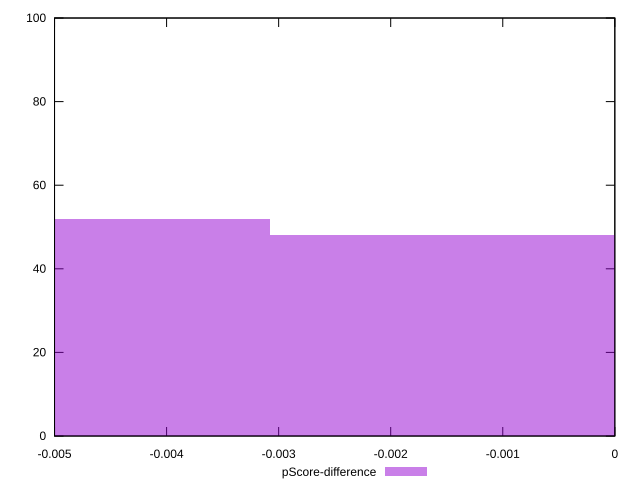

Generate this figure with gnuplot:
reset

$pScoreDifference <<EOF
-0.006146003580598222 52
0 48
EOF

set key outside below
set boxwidth 0.006146003580598222
set xrange [-0.0050000000000000044:0]
set yrange [0:100]
set trange [0:100]
set style fill transparent solid 0.5 noborder
set terminal svg size 640, 490 enhanced background rgb 'white'
set output "reports/report_00030_2021-02-24T20-42-31.540Z/unminified-javascript/samples/astro/pScore-difference/histogram.svg"

plot $pScoreDifference title "pScore-difference" with boxes

reset
